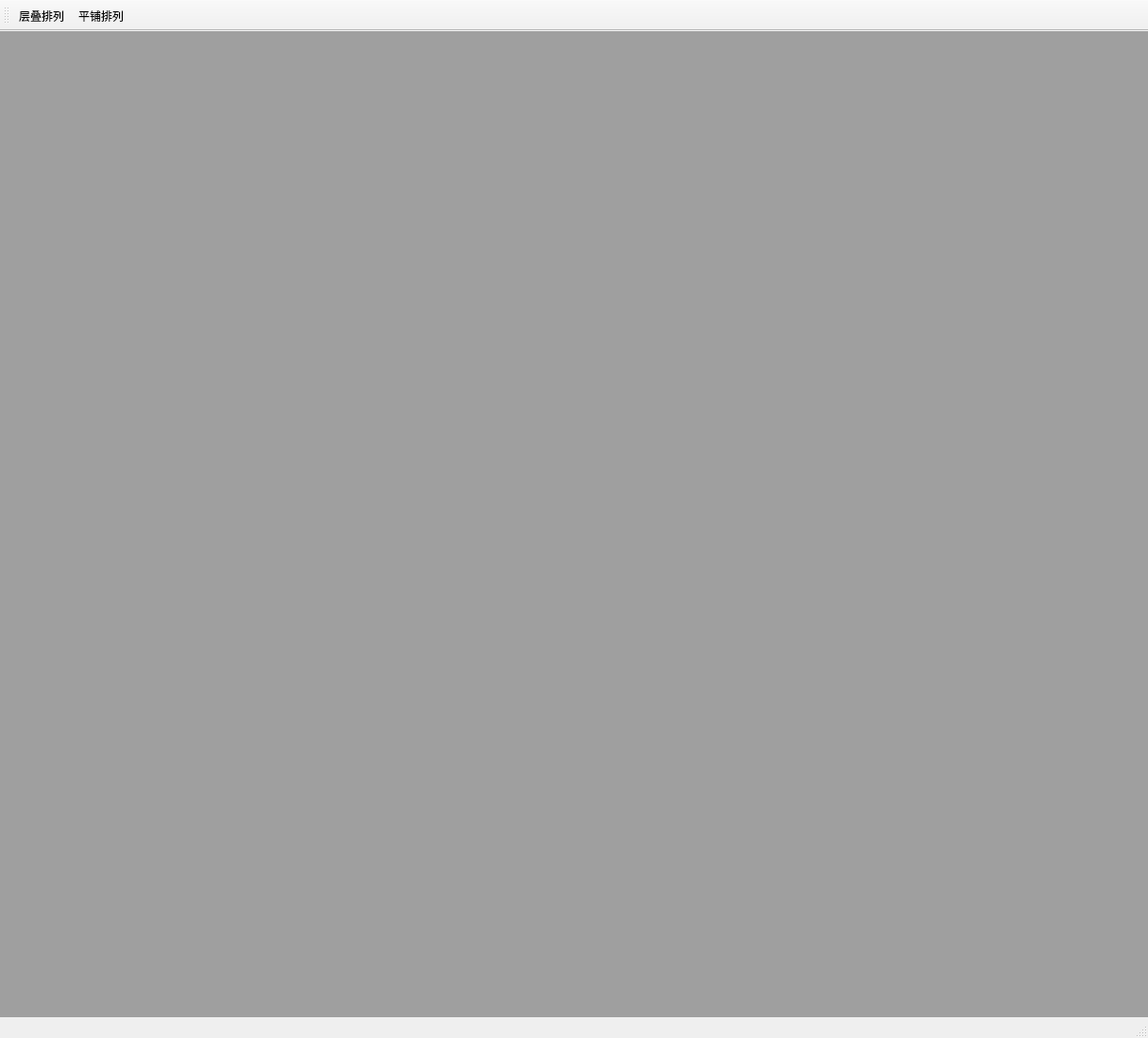
<?xml version="1.0" encoding="UTF-8"?>
<ui version="4.0">
 <class>MainWindow</class>
 <widget class="QMainWindow" name="MainWindow">
  <property name="geometry">
   <rect>
    <x>0</x>
    <y>0</y>
    <width>1216</width>
    <height>1099</height>
   </rect>
  </property>
  <property name="windowTitle">
   <string>MainWindow</string>
  </property>
  <widget class="QWidget" name="centralwidget">
   <layout class="QVBoxLayout" name="verticalLayout">
    <property name="leftMargin">
     <number>0</number>
    </property>
    <property name="topMargin">
     <number>0</number>
    </property>
    <property name="rightMargin">
     <number>0</number>
    </property>
    <property name="bottomMargin">
     <number>0</number>
    </property>
    <item>
     <widget class="QMdiArea" name="mdiArea"/>
    </item>
   </layout>
  </widget>
  <widget class="QToolBar" name="toolBar">
   <property name="windowTitle">
    <string>toolBar</string>
   </property>
   <attribute name="toolBarArea">
    <enum>TopToolBarArea</enum>
   </attribute>
   <attribute name="toolBarBreak">
    <bool>false</bool>
   </attribute>
   <addaction name="action_cascade"/>
   <addaction name="action_tile"/>
  </widget>
  <widget class="QStatusBar" name="statusBar"/>
  <action name="action_cascade">
   <property name="text">
    <string>层叠排列</string>
   </property>
  </action>
  <action name="action_tile">
   <property name="text">
    <string>平铺排列</string>
   </property>
  </action>
 </widget>
 <resources/>
 <connections/>
</ui>
